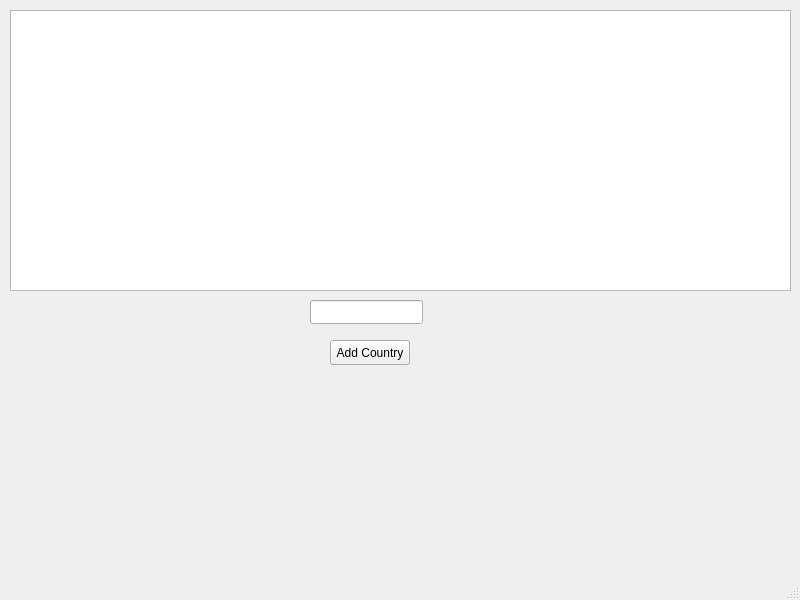
<?xml version="1.0" encoding="UTF-8"?>
<ui version="4.0">
 <class>CountriesWindow</class>
 <widget class="QMainWindow" name="CountriesWindow">
  <property name="geometry">
   <rect>
    <x>0</x>
    <y>0</y>
    <width>800</width>
    <height>600</height>
   </rect>
  </property>
  <property name="windowTitle">
   <string>MainWindow</string>
  </property>
  <widget class="QWidget" name="centralwidget">
   <widget class="QLineEdit" name="lineEditInputCountry">
    <property name="geometry">
     <rect>
      <x>310</x>
      <y>300</y>
      <width>113</width>
      <height>24</height>
     </rect>
    </property>
   </widget>
   <widget class="QPushButton" name="AddCountry">
    <property name="geometry">
     <rect>
      <x>330</x>
      <y>340</y>
      <width>80</width>
      <height>25</height>
     </rect>
    </property>
    <property name="text">
     <string>Add Country</string>
    </property>
   </widget>
   <widget class="QTableView" name="tableView">
    <property name="geometry">
     <rect>
      <x>10</x>
      <y>10</y>
      <width>781</width>
      <height>281</height>
     </rect>
    </property>
   </widget>
  </widget>
  <widget class="QMenuBar" name="menubar">
   <property name="geometry">
    <rect>
     <x>0</x>
     <y>0</y>
     <width>800</width>
     <height>25</height>
    </rect>
   </property>
  </widget>
  <widget class="QStatusBar" name="statusbar"/>
 </widget>
 <resources/>
 <connections/>
</ui>
